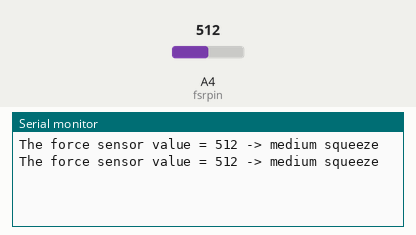
Bench run of a sketch on a simulated Arduino Uno, built with avr-gcc and run on an emulated ATmega328P. Shown: the last lines printed to the serial monitor. The test bench sets the inputs (shaded band); at power-on: A4 (fsrpin) = 512.

Above: at 1.8 s.
1.9 s: A4 (fsrpin) set to 490
At 2.8 s:
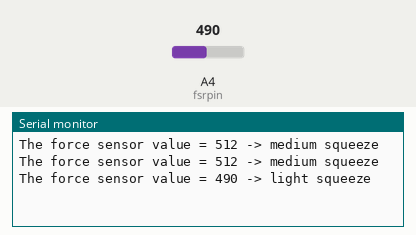
4.5 s: A4 (fsrpin) set to 190
At 5.8 s:
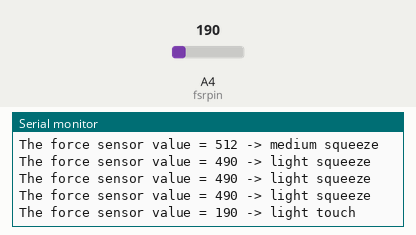
7.5 s: A4 (fsrpin) set to 0
At 8.7 s:
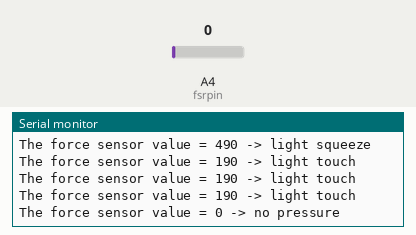
10.5 s: A4 (fsrpin) set to 810
At 11.8 s:
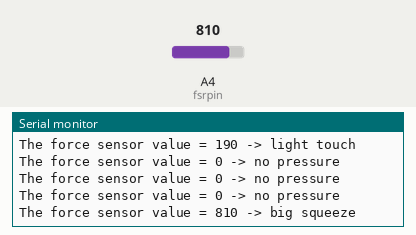

The sketch:

fsr_test.ino
```cpp
#define fsrpin 4

void setup() {
  // put your setup code here, to run once:
Serial.begin(9600);


}

void loop() {
  // put your main code here, to run repeatedly:
int analogReading = analogRead(fsrpin);

  Serial.print("The force sensor value = ");
  Serial.print(analogReading); // print the raw analog reading

  if (analogReading < 10)       // from 0 to 9
    Serial.println(" -> no pressure");
  else if (analogReading < 200) // from 10 to 199
    Serial.println(" -> light touch");
  else if (analogReading < 500) // from 200 to 499
    Serial.println(" -> light squeeze");
  else if (analogReading < 800) // from 500 to 799
    Serial.println(" -> medium squeeze");
  else // from 800 to 1023
    Serial.println(" -> big squeeze");

  delay(1000);

}
```

Measured:
- after the input at 1.9 s, the serial monitor: prints a new line after 0.10 s (image 1)
- after the input at 4.5 s, the serial monitor: prints a new line after 0.50 s (image 2)
- after the input at 7.5 s, the serial monitor: prints a new line after 0.51 s (image 3)
- after the input at 10.5 s, the serial monitor: prints a new line after 0.51 s (image 4)
